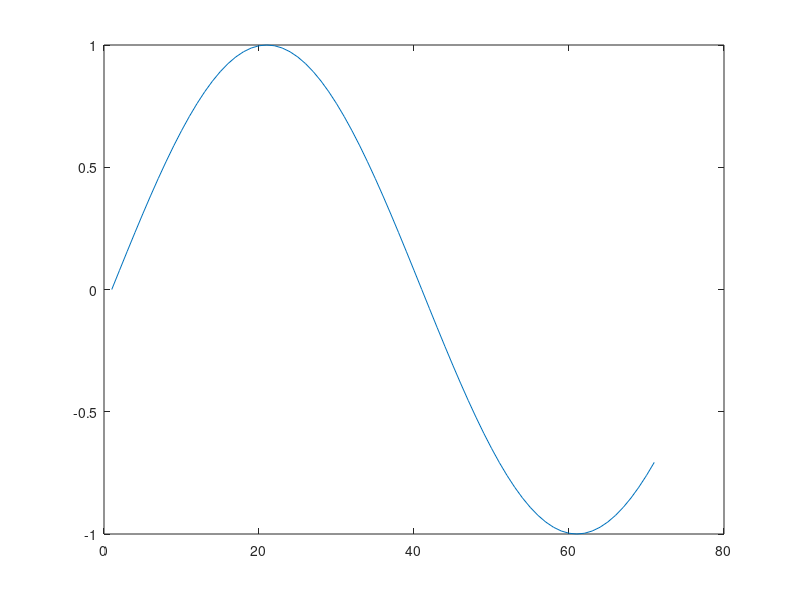

Write the MATLAB code that produced this figure.

% part 1: tutorials
for i=0:7, x(i+1)= sin(i*pi/4), end;
plot(x);
whos;
i=int8(i);
whos;
help int8;
help lookfor;

tic, for i=0:7, x(i+1)= sin(i*pi/4); end, toc, plot(x);
tic, i=0:7;, x = sin(i*pi/4); toc, plot(x);
i=0:0.1:7;, x = sin(i*pi/4); plot(x);

%for i=0:5;, x(i)=i^2, end ;
%for i=1:6;, x(i)=(i-1)^2, end;

x = [1 2 3; 4 5 6; 7 8 9];, x.*x;
x = [1 2 3; 4 5 6; 7 8 9];, x*x;

x = [1+j*1 2+2*j; 3+3*j 4+ 4*j]';
x = [1+j*1 2+2*j; 3+3*j 4+ 4*j].';

